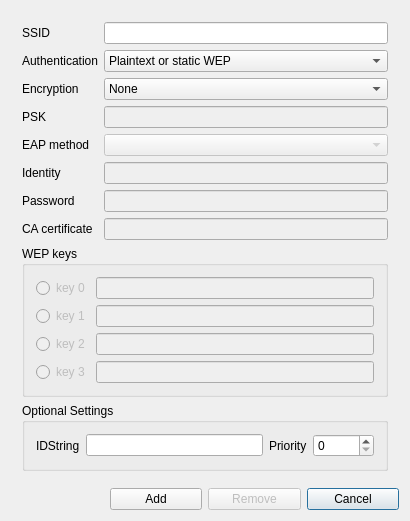
<ui version="4.0" >
 <class>NetworkConfig</class>
 <widget class="QDialog" name="NetworkConfig" >
  <property name="geometry" >
   <rect>
    <x>0</x>
    <y>0</y>
    <width>410</width>
    <height>510</height>
   </rect>
  </property>
  <property name="windowTitle" >
   <string>NetworkConfig</string>
  </property>
  <layout class="QGridLayout" >
   <item row="1" column="3" >
    <widget class="QPushButton" name="cancelButton" >
     <property name="text" >
      <string>Cancel</string>
     </property>
    </widget>
   </item>
   <item row="0" column="0" colspan="4" >
    <widget class="QFrame" name="frame9" >
     <property name="frameShape" >
      <enum>QFrame::NoFrame</enum>
     </property>
     <property name="frameShadow" >
      <enum>QFrame::Plain</enum>
     </property>
     <layout class="QGridLayout" >
      <item row="0" column="0" >
       <widget class="QLabel" name="ssidLabel" >
        <property name="text" >
         <string>SSID</string>
        </property>
       </widget>
      </item>
      <item row="0" column="1" >
       <widget class="QLineEdit" name="ssidEdit" >
        <property name="toolTip" >
         <string>Network name (Service Set IDentifier)</string>
        </property>
        <property name="text" >
         <string/>
        </property>
       </widget>
      </item>
      <item row="1" column="0" >
       <widget class="QLabel" name="authLabel" >
        <property name="text" >
         <string>Authentication</string>
        </property>
       </widget>
      </item>
      <item row="1" column="1" >
       <widget class="QComboBox" name="authSelect" >
        <item>
         <property name="text" >
          <string>Plaintext or static WEP</string>
         </property>
        </item>
        <item>
         <property name="text" >
          <string>IEEE 802.1X</string>
         </property>
        </item>
        <item>
         <property name="text" >
          <string>WPA-Personal (PSK)</string>
         </property>
        </item>
        <item>
         <property name="text" >
          <string>WPA-Enterprise (EAP)</string>
         </property>
        </item>
        <item>
         <property name="text" >
          <string>WPA2-Personal (PSK)</string>
         </property>
        </item>
        <item>
         <property name="text" >
          <string>WPA2-Enterprise (EAP)</string>
         </property>
        </item>
       </widget>
      </item>
      <item row="2" column="0" >
       <widget class="QLabel" name="encrLabel" >
        <property name="text" >
         <string>Encryption</string>
        </property>
       </widget>
      </item>
      <item row="2" column="1" >
       <widget class="QComboBox" name="encrSelect" >
        <item>
         <property name="text" >
          <string>None</string>
         </property>
        </item>
        <item>
         <property name="text" >
          <string>WEP</string>
         </property>
        </item>
        <item>
         <property name="text" >
          <string>TKIP</string>
         </property>
        </item>
        <item>
         <property name="text" >
          <string>CCMP</string>
         </property>
        </item>
       </widget>
      </item>
      <item row="3" column="0" >
       <widget class="QLabel" name="pskLabel" >
        <property name="text" >
         <string>PSK</string>
        </property>
       </widget>
      </item>
      <item row="3" column="1" >
       <widget class="QLineEdit" name="pskEdit" >
        <property name="enabled" >
         <bool>false</bool>
        </property>
        <property name="toolTip" >
         <string>WPA/WPA2 pre-shared key or passphrase</string>
        </property>
        <property name="whatsThis" >
         <string/>
        </property>
        <property name="echoMode" >
         <enum>QLineEdit::Password</enum>
        </property>
       </widget>
      </item>
      <item row="4" column="0" >
       <widget class="QLabel" name="eapLabel" >
        <property name="text" >
         <string>EAP method</string>
        </property>
       </widget>
      </item>
      <item row="4" column="1" >
       <widget class="QComboBox" name="eapSelect" >
        <property name="enabled" >
         <bool>false</bool>
        </property>
       </widget>
      </item>
      <item row="5" column="0" >
       <widget class="QLabel" name="identityLabel" >
        <property name="text" >
         <string>Identity</string>
        </property>
       </widget>
      </item>
      <item row="5" column="1" >
       <widget class="QLineEdit" name="identityEdit" >
        <property name="enabled" >
         <bool>false</bool>
        </property>
        <property name="toolTip" >
         <string>Username/Identity for EAP methods</string>
        </property>
       </widget>
      </item>
      <item row="6" column="0" >
       <widget class="QLabel" name="passwordLabel" >
        <property name="text" >
         <string>Password</string>
        </property>
       </widget>
      </item>
      <item row="6" column="1" >
       <widget class="QLineEdit" name="passwordEdit" >
        <property name="enabled" >
         <bool>false</bool>
        </property>
        <property name="toolTip" >
         <string>Password for EAP methods</string>
        </property>
        <property name="echoMode" >
         <enum>QLineEdit::Password</enum>
        </property>
       </widget>
      </item>
      <item row="7" column="0" >
       <widget class="QLabel" name="cacertLabel" >
        <property name="text" >
         <string>CA certificate</string>
        </property>
       </widget>
      </item>
      <item row="7" column="1" >
       <widget class="QLineEdit" name="cacertEdit" >
        <property name="enabled" >
         <bool>false</bool>
        </property>
       </widget>
      </item>
      <item row="8" column="0" colspan="2" >
       <widget class="QGroupBox" name="wepBox" >
        <property name="enabled" >
         <bool>true</bool>
        </property>
        <property name="title" >
         <string>WEP keys</string>
        </property>
        <layout class="QGridLayout" >
         <item row="0" column="0" >
          <widget class="QRadioButton" name="wep0Radio" >
           <property name="enabled" >
            <bool>false</bool>
           </property>
           <property name="text" >
            <string>key 0</string>
           </property>
          </widget>
         </item>
         <item row="1" column="0" >
          <widget class="QRadioButton" name="wep1Radio" >
           <property name="enabled" >
            <bool>false</bool>
           </property>
           <property name="text" >
            <string>key 1</string>
           </property>
          </widget>
         </item>
         <item row="3" column="0" >
          <widget class="QRadioButton" name="wep3Radio" >
           <property name="enabled" >
            <bool>false</bool>
           </property>
           <property name="text" >
            <string>key 3</string>
           </property>
          </widget>
         </item>
         <item row="2" column="0" >
          <widget class="QRadioButton" name="wep2Radio" >
           <property name="enabled" >
            <bool>false</bool>
           </property>
           <property name="text" >
            <string>key 2</string>
           </property>
          </widget>
         </item>
         <item row="0" column="1" >
          <widget class="QLineEdit" name="wep0Edit" >
           <property name="enabled" >
            <bool>false</bool>
           </property>
          </widget>
         </item>
         <item row="1" column="1" >
          <widget class="QLineEdit" name="wep1Edit" >
           <property name="enabled" >
            <bool>false</bool>
           </property>
          </widget>
         </item>
         <item row="2" column="1" >
          <widget class="QLineEdit" name="wep2Edit" >
           <property name="enabled" >
            <bool>false</bool>
           </property>
          </widget>
         </item>
         <item row="3" column="1" >
          <widget class="QLineEdit" name="wep3Edit" >
           <property name="enabled" >
            <bool>false</bool>
           </property>
          </widget>
         </item>
        </layout>
       </widget>
      </item>
      <item row="9" column="0" colspan="2" >
       <widget class="QGroupBox" name="optionalSettingsBox" >
        <property name="enabled" >
         <bool>true</bool>
        </property>
        <property name="title" >
         <string>Optional Settings</string>
        </property>
        <layout class="QGridLayout" >
         <item row="0" column="1" >
          <widget class="QLineEdit" name="idstrEdit" >
           <property name="toolTip" >
            <string>Network Identification String</string>
           </property>
          </widget>
         </item>
         <item row="0" column="3" >
          <widget class="QSpinBox" name="prioritySpinBox" >
           <property name="toolTip" >
            <string>Network Priority</string>
           </property>
           <property name="maximum" >
            <number>10000</number>
           </property>
           <property name="singleStep" >
            <number>10</number>
           </property>
          </widget>
         </item>
         <item row="0" column="0" >
          <widget class="QLabel" name="idstrLabel" >
           <property name="text" >
            <string>IDString</string>
           </property>
          </widget>
         </item>
         <item row="0" column="2" >
          <widget class="QLabel" name="priorityLabel" >
           <property name="text" >
            <string>Priority</string>
           </property>
          </widget>
         </item>
        </layout>
       </widget>
      </item>
     </layout>
    </widget>
   </item>
   <item row="1" column="1" >
    <widget class="QPushButton" name="addButton" >
     <property name="text" >
      <string>Add</string>
     </property>
    </widget>
   </item>
   <item row="1" column="2" >
    <widget class="QPushButton" name="removeButton" >
     <property name="enabled" >
      <bool>false</bool>
     </property>
     <property name="text" >
      <string>Remove</string>
     </property>
    </widget>
   </item>
   <item row="1" column="0" >
    <spacer>
     <property name="orientation" >
      <enum>Qt::Vertical</enum>
     </property>
     <property name="sizeHint" >
      <size>
       <width>20</width>
       <height>40</height>
      </size>
     </property>
    </spacer>
   </item>
  </layout>
 </widget>
 <layoutdefault spacing="6" margin="11" />
 <pixmapfunction>qPixmapFromMimeSource</pixmapfunction>
 <tabstops>
  <tabstop>ssidEdit</tabstop>
  <tabstop>authSelect</tabstop>
  <tabstop>encrSelect</tabstop>
  <tabstop>pskEdit</tabstop>
  <tabstop>eapSelect</tabstop>
  <tabstop>identityEdit</tabstop>
  <tabstop>passwordEdit</tabstop>
  <tabstop>cacertEdit</tabstop>
  <tabstop>wep0Radio</tabstop>
  <tabstop>wep0Edit</tabstop>
  <tabstop>wep1Radio</tabstop>
  <tabstop>wep1Edit</tabstop>
  <tabstop>wep2Radio</tabstop>
  <tabstop>wep2Edit</tabstop>
  <tabstop>wep3Radio</tabstop>
  <tabstop>wep3Edit</tabstop>
  <tabstop>idstrEdit</tabstop>
  <tabstop>prioritySpinBox</tabstop>
  <tabstop>addButton</tabstop>
  <tabstop>removeButton</tabstop>
  <tabstop>cancelButton</tabstop>
 </tabstops>
 <includes>
  <include location="global" >qtreewidget.h</include>
 </includes>
 <resources/>
 <connections/>
</ui>
